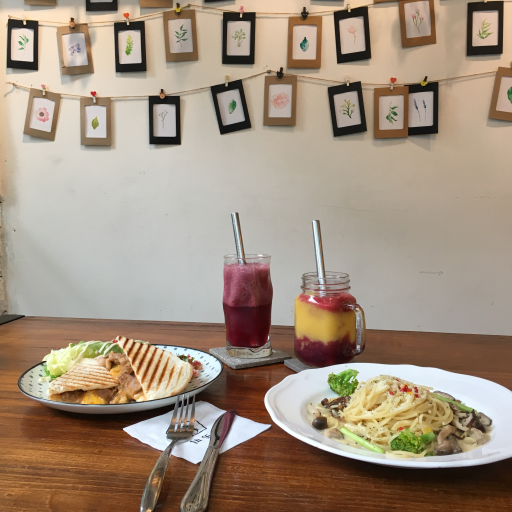
#> input picture Brunch.bmp, 512 x 512 px
$ python pencil_sketch.py
#> lines starting #> are read from the running program, lines starting #| are printed output that depends on the picture
import numpy as np
import cv2
from google.colab.patches import cv2_imshow
img = cv2.imread( "Brunch.bmp", -1 )
#> img is the input picture: shape (512, 512, 3); mean B, G, R 127.1, 144.9, 162.5
img1, img2 = cv2.pencilSketch( img )
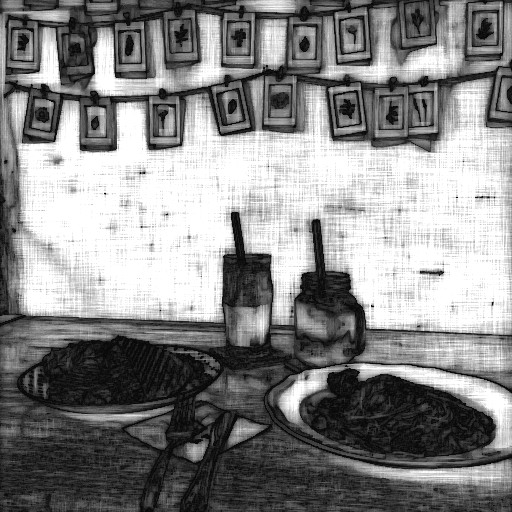
#> img1: shape (512, 512); min 10, max 255, mean 135.5
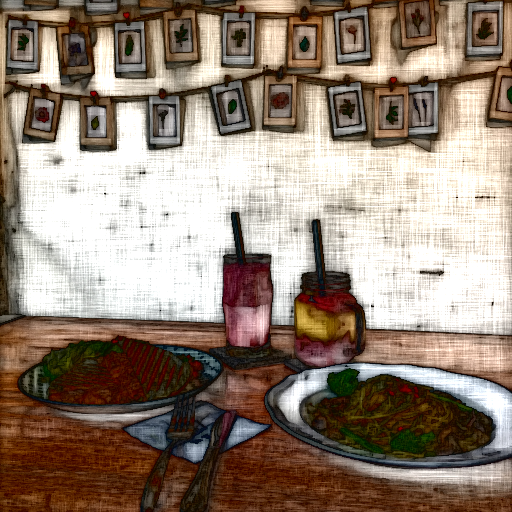
#> img2: shape (512, 512, 3); mean B, G, R 118.5, 132.3, 149
cv2_imshow( img )
cv2_imshow( img1 )
cv2_imshow( img2 )
